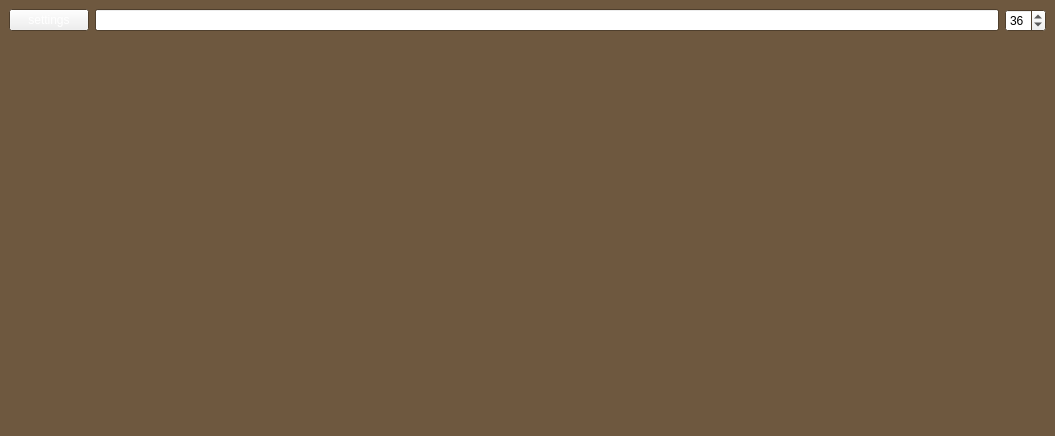
<?xml version="1.0" encoding="UTF-8"?>
<ui version="4.0">
 <class>MainWindow</class>
 <widget class="QMainWindow" name="MainWindow">
  <property name="geometry">
   <rect>
    <x>0</x>
    <y>0</y>
    <width>1055</width>
    <height>436</height>
   </rect>
  </property>
  <property name="palette">
   <palette>
    <active>
     <colorrole role="Window">
      <brush brushstyle="SolidPattern">
       <color alpha="255">
        <red>110</red>
        <green>88</green>
        <blue>63</blue>
       </color>
      </brush>
     </colorrole>
    </active>
    <inactive>
     <colorrole role="Window">
      <brush brushstyle="SolidPattern">
       <color alpha="255">
        <red>110</red>
        <green>88</green>
        <blue>63</blue>
       </color>
      </brush>
     </colorrole>
    </inactive>
    <disabled>
     <colorrole role="Base">
      <brush brushstyle="SolidPattern">
       <color alpha="255">
        <red>110</red>
        <green>88</green>
        <blue>63</blue>
       </color>
      </brush>
     </colorrole>
     <colorrole role="Window">
      <brush brushstyle="SolidPattern">
       <color alpha="255">
        <red>110</red>
        <green>88</green>
        <blue>63</blue>
       </color>
      </brush>
     </colorrole>
    </disabled>
   </palette>
  </property>
  <property name="windowTitle">
   <string>MainWindow</string>
  </property>
  <property name="styleSheet">
   <string notr="true"/>
  </property>
  <widget class="QWidget" name="centralwidget">
   <layout class="QVBoxLayout" name="verticalLayout">
    <item>
     <layout class="QHBoxLayout" name="horizontalLayout">
      <item>
       <widget class="QPushButton" name="settingsButton">
        <property name="palette">
         <palette>
          <active>
           <colorrole role="ButtonText">
            <brush brushstyle="SolidPattern">
             <color alpha="255">
              <red>255</red>
              <green>255</green>
              <blue>255</blue>
             </color>
            </brush>
           </colorrole>
          </active>
          <inactive>
           <colorrole role="ButtonText">
            <brush brushstyle="SolidPattern">
             <color alpha="255">
              <red>255</red>
              <green>255</green>
              <blue>255</blue>
             </color>
            </brush>
           </colorrole>
          </inactive>
          <disabled/>
         </palette>
        </property>
        <property name="text">
         <string>settings</string>
        </property>
        <property name="iconSize">
         <size>
          <width>20</width>
          <height>20</height>
         </size>
        </property>
       </widget>
      </item>
      <item>
       <widget class="QLineEdit" name="getTextLine"/>
      </item>
      <item>
       <widget class="QSpinBox" name="setTextSizeBox">
        <property name="value">
         <number>36</number>
        </property>
       </widget>
      </item>
     </layout>
    </item>
    <item>
     <widget class="QLabel" name="firstString">
      <property name="text">
       <string/>
      </property>
     </widget>
    </item>
    <item>
     <widget class="QLabel" name="secondString">
      <property name="text">
       <string/>
      </property>
     </widget>
    </item>
   </layout>
  </widget>
 </widget>
 <resources/>
 <connections/>
</ui>
